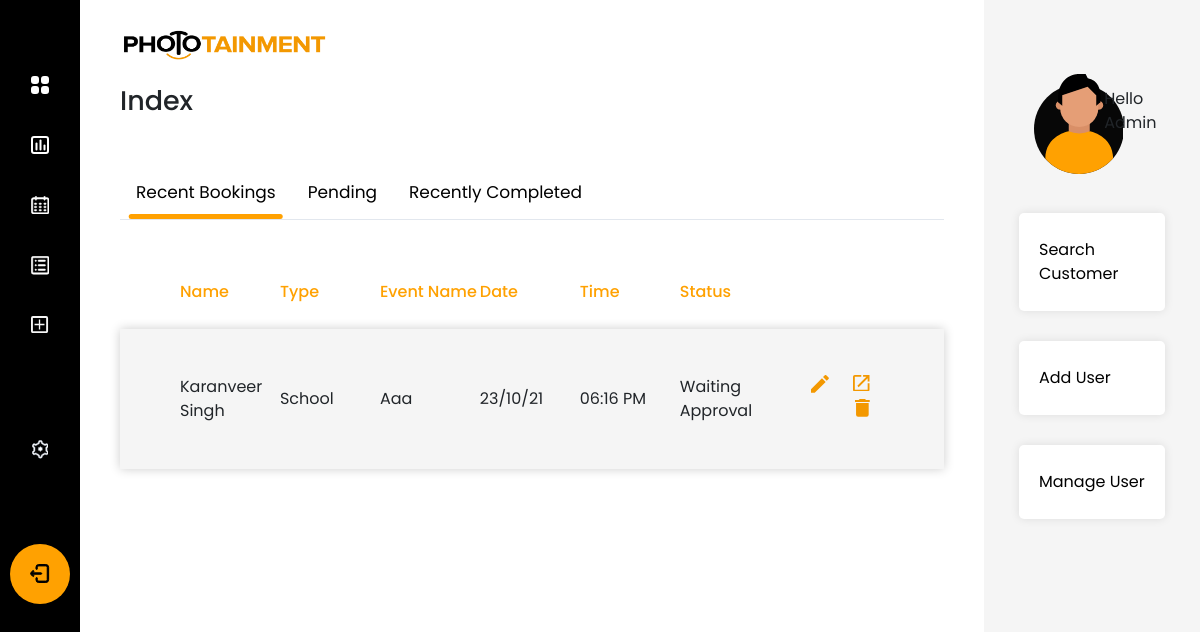
Page /phototainment/index (signed in) on the earlier database version.
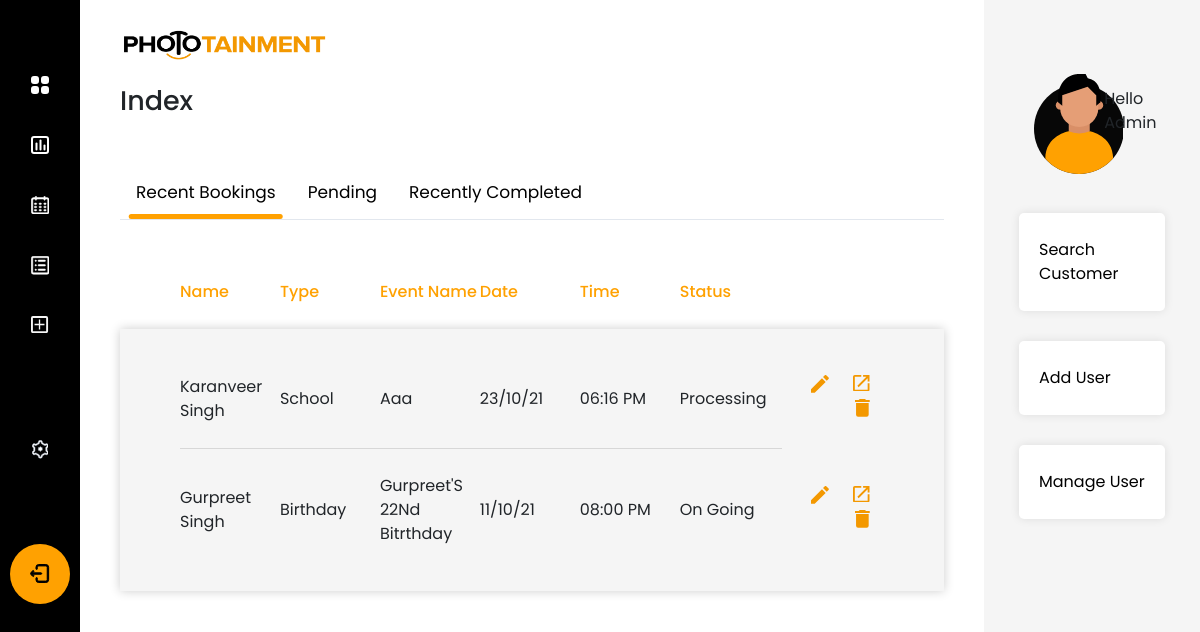
Same page on the later database version.
### app/models.py (models this page shows)
class Event(db.Model):
    __tablename__ = "event_booking"
    booking_id = db.Column(db.Integer, primary_key=True)
    event_name = db.Column(db.String(50), nullable=True)
    lead_date = db.Column(db.DateTime, nullable=False)
    event_date = db.Column(db.DateTime, nullable=False)
    duration = db.Column(db.Time, nullable=False)
    start_time = db.Column(db.Time, nullable=False)
    additional_information = db.Column(db.String(200), nullable=True)
    contacts = relationship("BookingContacts", back_populates="booking")
    comment = relationship("Comment", back_populates="booking")
    venue_id = db.Column(db.Integer, db.ForeignKey("event_venue.venue_id"), nullable=True)
    venue = relationship("EventVenue", back_populates="booking")
    user_id = db.Column(db.Integer, db.ForeignKey("user.id"), nullable=False)
    user = relationship("User", back_populates="events")
    type_id = db.Column(db.Integer, db.ForeignKey("event_type.type_id"), nullable=False)
    type = relationship("EventType", back_populates="events")
    status_id = db.Column(db.Integer, db.ForeignKey("event_status.status_id"), nullable=False)
    status = relationship("EventStatus", back_populates="events")
    client_id = db.Column(db.Integer, db.ForeignKey("client.client_id"), nullable=False)
    client = relationship("Client", back_populates="events")

class Client(db.Model):
    __tablename__ = "client"
    client_id = db.Column(db.Integer, primary_key=True)
    client_first_name = db.Column(db.String(50), nullable=False)
    client_last_name = db.Column(db.String(50), nullable=False)
    client_email = db.Column(db.String(50), nullable=False)
    company_name = db.Column(db.String(50), nullable=False)
    primary_contact = db.Column(db.String(10), nullable=False)
    events = relationship("Event", back_populates="client")

class EventType(db.Model):
    __tablename__ = "event_type"
    type_id = db.Column(db.Integer, primary_key=True)
    event_type = db.Column(db.String(50), unique=True, nullable=False)
    events = relationship("Event", back_populates="type")

class EventStatus(db.Model):
    __tablename__ = "event_status"
    status_id = db.Column(db.Integer, primary_key=True)
    status = db.Column(db.String(50), unique=True, nullable=False)
    events = relationship("Event", back_populates="status")

### app/phototainment/views.py (the view)
@custom_bp.route("/index")
@login_required
def home():
    events = db.session.query(Event, Client.client_first_name, Client.client_last_name, Client.client_email,
                              Client.primary_contact, ).select_from(Event, Client).join(Client)
    recent_bookings = [event for event in events if datetime.now() - event[0].lead_date < timedelta(days=7)]
    pending_events = [event for event in events if datetime.now() - event[0].lead_date < timedelta(days=7) and event[0].status_id == 1]
    completed_events = [event for event in events if datetime.now() - event[0].event_date < timedelta(days=7) and event[0].status_id == 4]
    return render_template(
        "index.html",
        all_bookings=recent_bookings,
        pending_bookings=pending_events,
        completed_bookings=completed_events
    )

### app/models.py (called while the page is built)
@login_manager.user_loader
def load_user(user_id):
    return User.query.get(int(user_id))

### app/phototainment/templates/index.html (shortened to what this page needs)
{% extends 'base.html' %}
{% block page_head %}Index{% endblock %}
{% block navbar %}{% include 'sidebar.html' %}{% endblock %}
{% block content %}
<div class="tab">
    <button class="tablinks active" onclick="openCity(event, 'Bookings')">Recent Bookings</button>
    <button class="tablinks" onclick="openCity(event, 'Pending')">Pending</button>
    <button class="tablinks" onclick="openCity(event, 'Completed')">Recently Completed</button>
</div>
<div id="Bookings" class="tabcontent" style="display:block">
    {% with filtered_events=all_bookings %}
    {% include 'events-table.html' %}
    {% endwith %}
</div>
{% endblock %}
{% block side_bar %}{% include 'right-bar.html' %}{% endblock %}

### app/phototainment/templates/events-table.html (shortened to what this page needs)
<div class="row m-0">
        <ul class="table-main">
            <li class="table-head">
                <ul class="table-row">
                    <li class="table-item">Name</li>
                    <li class="table-item">Type</li>
                    <li class="table-item">Event Name</li>
                    <li class="table-item">Date</li>
                    <li class="table-item">Time</li>
                    <li class="table-item">Status</li>
                    <li></li>
                </ul>
            </li>
            <li class="table-body">
                {% for event in filtered_events %}
                <ul class="table-row">
                    <li class="table-item">{{event.client_first_name.title()}} {{event.client_last_name.title()}}</li>
                    <li class="table-item">{{event[0].type.event_type.title()}}</li>
                    <li class="table-item">{{event[0].event_name.title()}}</li>
                    <li class="table-item">{{event[0].event_date.strftime("%d/%m/%y")|safe}}</li>
                    <li class="table-item">{{event[0].event_date.strftime("%I:%M %p")|safe}}</li>
                    <li class="table-item">{{event[0].status.status.title()}}</li>
                    <li class="table-item manage-table-data">
                        <a class="btn btn-dark edit-btn"
                           href="{{ url_for('phototainment.edit_event', booking_id=event[0].booking_id) }}">
                        </a>
                        <a class="open-btn" target="_blank" href="{{url_for('phototainment.view_booking', booking_id = event[0].booking_id)}}">
                        </a>
                        {% if current_user.role.role_id == 1 %}
                        <button class="btn btn-primary delete-btn"
                                onclick="deleteEvent('{{ url_for('phototainment.delete_event', booking_id=event.booking_id) }}')">
                        </button>
                        {% endif %}
                    </li>
                </ul>
                {% endfor %}
            </li>
        </ul>
    </div>

Differences in the rows shown:
changed Event "Aaa": status "Waiting Approval" → "Processing"
added Event: client_first_name "Gurpreet", client_last_name "Singh", event_type "Birthday", event_name "Gurpreet'S 22Nd Bitrthday", event_date "11/10/21", event_date "08:00 PM", status "On Going"
